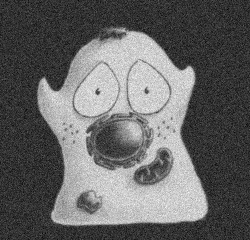
#> input picture day_1/image_processing/from_during_workshop/images/happy_cell_noise.tif, 250 x 240 px
$ jupyter execute --allow-errors NL-bioimg-workshop-20260921.ipynb
#> lines starting #> are read from the running program, lines starting #| are printed output that depends on the picture; after the words box and inside, x2 and y2 are one past the last pixel; in counts of white or black regions, pixels touching at a corner belong together
[cell 1]
# Import libraries
import matplotlib.pyplot as plt
import seaborn as sns
import tifffile as tiff
import numpy as np
from scipy import stats
import skimage as sk
from scipy import ndimage

[cell 2]
img_happycell = tiff.imread("images/happy_cell_noise.tif")
#> img_happycell is the input picture: shape (240, 250); min 0, max 255, mean 101

[cell 3]
_ = plt.imshow(img_happycell)

[cell 4]
_ = plt.hist(img_happycell.ravel(), bins=256)
#> figure, not shown here; tallest bar 1178 high, from x = 49.8 to 50.8

[cell 5]
mask_happycell = img_happycell > 120
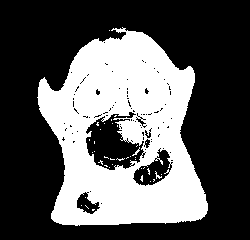
#> mask_happycell: shape (240, 250) bool; 35.1% white; 39 white regions (36 under 20 px), largest, box (x1, y1, x2, y2) and area: (37, 27, 208, 226) 20920, (132, 147, 140, 156) 20, (155, 171, 162, 179) 20

[cell 6]
_ = plt.imshow(mask_happycell)

[cell 7]
tresh_otsu = sk.filters.threshold_otsu(img_happycell)
#> tresh_otsu = 121
print(tresh_otsu)
#| 121

[cell 8]
mask_happycell_otsu = img_happycell > tresh_otsu
#> mask_happycell_otsu: shape (240, 250) bool; 35% white; 41 white regions (40 under 20 px), largest, box (x1, y1, x2, y2) and area: (37, 27, 208, 226) 20864
_ = plt.imshow(mask_happycell_otsu)

#> (a cell that did not finish here is left out)

#> (a cell that did not finish here is left out)

#> (a cell that did not finish here is left out)

#> (a cell that did not finish here is left out)

[cell 13]
img_page = tiff.imread("images/page_original.tif")
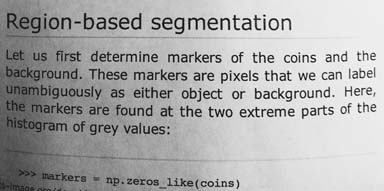
#> input picture day_1/image_processing/from_during_workshop/images/page_original.tif, 384 x 191 px
#> img_page is the input picture: shape (191, 384); min 0, max 255, mean 171.5
img_page_inverted = np.invert(img_page)
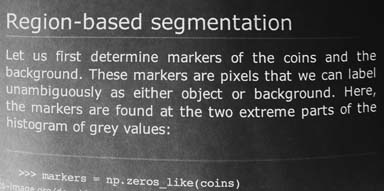
#> img_page_inverted: shape (191, 384); min 0, max 255, mean 83.5
_ = plt.imshow(img_page_inverted, cmap="gray")

[cell 14]
thresh_otsu_page = sk.filters.threshold_otsu(img_page_inverted)
#> thresh_otsu_page = 97
_ = plt.imshow(img_page_inverted > thresh_otsu_page)

[cell 15]
thresh_local = \
    sk.filters.threshold_local(
        img_page_inverted,
        block_size=35,
        offset=-10
    )
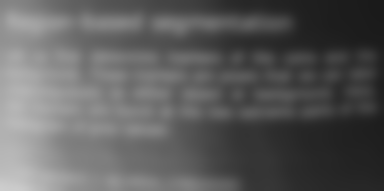
#> thresh_local: shape (191, 384) float64; min 26.01, max 205.7, mean 93.5
print(thresh_local)
#> (printed output is left out)

[cell 16]
mask_page = img_page_inverted > thresh_local
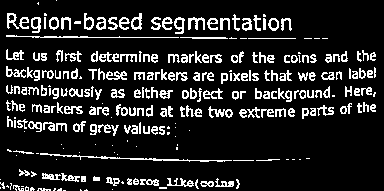
#> mask_page: shape (191, 384) bool; 14.2% white in thin lines or dots
_ = plt.imshow(mask_page)

[cell 17]
img_pika = tiff.imread("images/pikachu.tif")
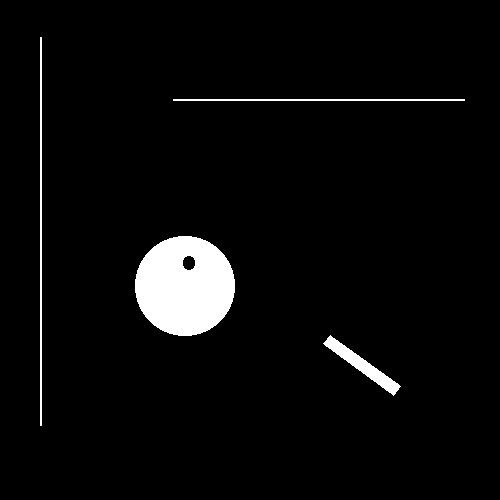
#> input picture day_1/image_processing/from_during_workshop/images/pikachu.tif, 500 x 500 px
#> img_pika: shape (500, 500); 4% white; 4 white regions, box (x1, y1, x2, y2) and area: (135, 236, 235, 336) 7724, (323, 335, 401, 396) 1035, (40, 37, 42, 426) 778, (173, 99, 465, 101) 584
_ = plt.imshow(img_pika)
_ = plt.colorbar()
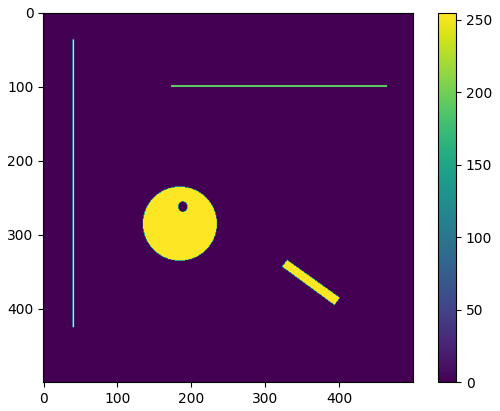
#> figure drawn by matplotlib, 2 panels

[cell 18]
kernel_h = np.zeros((25,25))
kernel_h[12,:] = 1
kernel_h = kernel_h / np.sum(kernel_h)
_ = plt.imshow(kernel_h)

[cell 19]
kernel_v = np.zeros((25,25))
kernel_v[:,12] = 1
kernel_v = kernel_v / np.sum(kernel_v)
_ = plt.imshow(kernel_v)
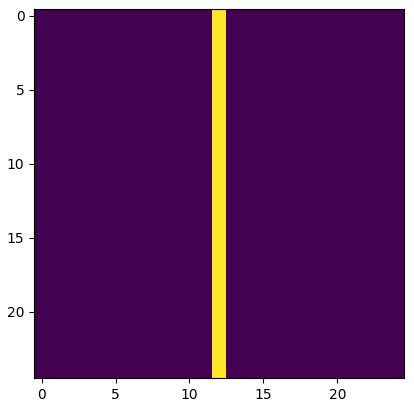
#> figure drawn by matplotlib, 1 panel

[cell 20]
img_pika_h = ndimage.convolve(img_pika, kernel_h)
img_pika_v = ndimage.convolve(img_pika, kernel_v)

[cell 21]
fig, axs = plt.subplots(1,2)
axs[0].imshow(img_pika_h, cmap='magma')
axs[1].imshow(img_pika_v, cmap='magma')

[cell 22]
kernel_disk = sk.morphology.disk(15)
kernel_disk = kernel_disk / np.sum(kernel_disk)
# _ = plt.imshow(kernel_disk)

[cell 23]
kernel_laplacian = np.array(
    [[0, -1, 0],
     [-1, 4, -1],
     [0, -1, 0]])

[cell 24]
img_pika_disk = ndimage.convolve(
    img_pika.astype(np.float32),
    kernel_disk.astype(np.float32)
)
img_pika_edge = ndimage.convolve(
    img_pika.astype(np.float32),
    kernel_laplacian.astype(np.float32)
)
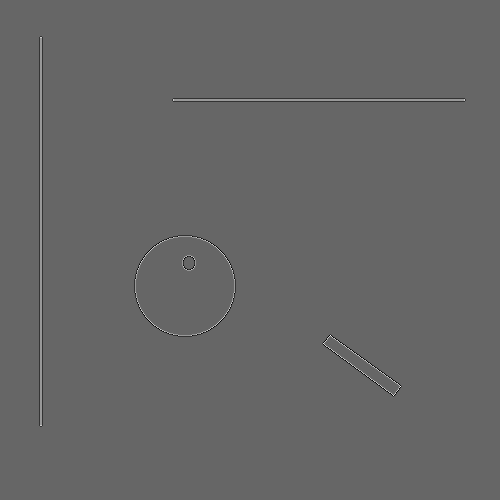
#> img_pika_edge: shape (500, 500) float32; min -510, max 765, mean 0; drawn with min black and max white
minmaxval1 = np.max(np.abs(img_pika_disk))
#> minmaxval1 = 255

#> (a cell that did not finish here is left out)

[cell 26]
minmaxval2 = np.max(np.abs(img_pika_edge))
#> minmaxval2 = 765
_ = plt.imshow(img_pika_edge, cmap="seismic", vmin=-minmaxval2, vmax=minmaxval2)

[cell 27]
img_pika_eroded = sk.morphology.erosion(
    img_pika,
    footprint = np.ones((7,7))
)
#> img_pika_eroded: shape (500, 500); 2.7% white; 2 white regions, box (x1, y1, x2, y2) and area: (138, 239, 232, 333) 6368, (329, 341, 395, 390) 272
_ = plt.imshow(img_pika_eroded)

[cell 28]
img_pika_dilation = sk.morphology.dilation(
    img_pika,
    footprint = np.ones((7,7))
)
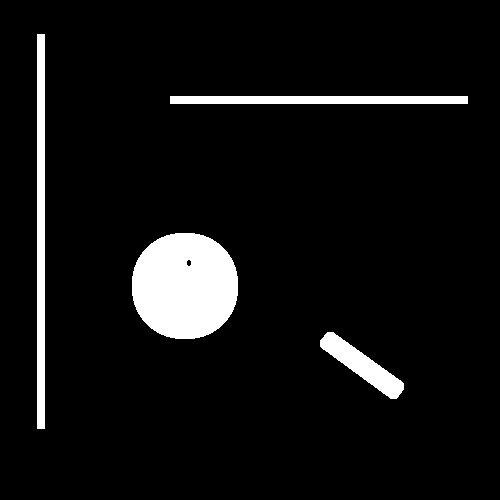
#> img_pika_dilation: shape (500, 500); 6.6% white; 4 white regions, box (x1, y1, x2, y2) and area: (132, 233, 238, 339) 9076, (37, 34, 45, 429) 3160, (170, 96, 468, 104) 2384, (320, 332, 404, 399) 1905
_ = plt.imshow(img_pika_dilation)

[cell 29]
img_pika_closed = sk.morphology.closing(
    img_pika,
    footprint = np.ones((15,15))
)
_ = plt.imshow(img_pika_closed)
